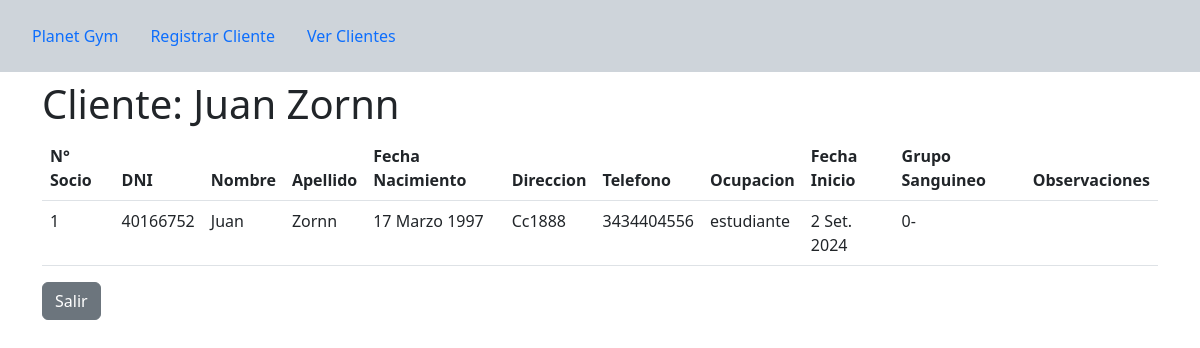
Before: /cliente/ver/3/ with the older database file.
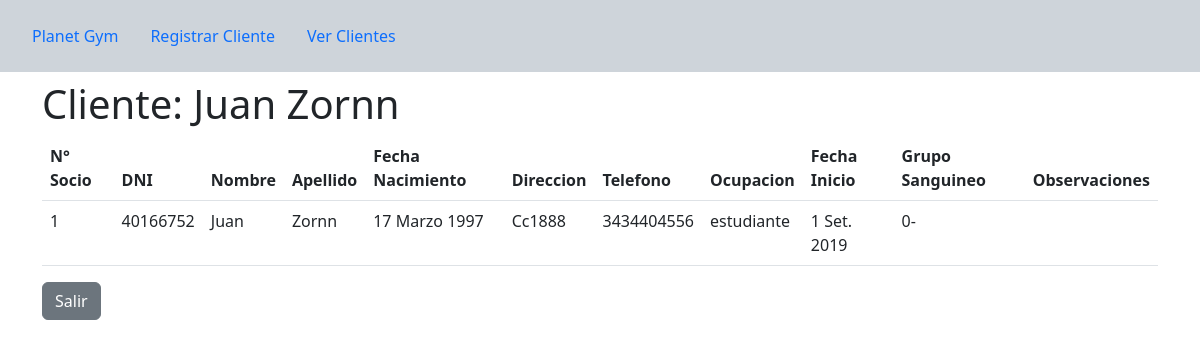
After: the same page with the newer database file.
### clientes/models.py (models this page shows, shortened)
class Cliente(models.Model):
    nombre = models.CharField(max_length=100)
    apellido = models.CharField(max_length=100)
    dni = models.CharField(max_length=10, unique=True)
    fecha_nacimiento = models.DateField()
    direccion = models.CharField(max_length=200)
    telefono = models.CharField(max_length=15)
    ocupacion = models.CharField(max_length=100)
    fecha_inicio = models.DateField()
    grupo_sanguineo = models.CharField(max_length=3)
    observaciones = models.TextField(blank=True, null=True)
    num_socio = models.IntegerField()

### clientes/views.py (the view)
# urls.py: path('cliente/ver/<int:cliente_id>/', views.ver_cliente, name='ver_cliente')
def ver_cliente(request, cliente_id):
    cliente = get_object_or_404(Cliente, pk=cliente_id)
    return render(request, 'clientes/ver_cliente.html', {'cliente': cliente})

### clientes/templates/clientes/ver_cliente.html
{% extends 'clientes/base.html' %}
{% load form_filters %}
{% block content %}
<h1>Cliente: {{ cliente.nombre }} {{ cliente.apellido }}</h1>
<table class="table">
    <thead>
        <th>N° Socio</th>
        <th>DNI</th>
        <th>Nombre</th>
        <th>Apellido</th>
        <th>Fecha Nacimiento</th>
        <th>Direccion</th>
        <th>Telefono</th>
        <th>Ocupacion</th>
        <th>Fecha Inicio</th>
        <th>Grupo Sanguineo</th>
        <th>Observaciones</th>
    </thead>
    <tbody>
        <tr>
            <td>{{ cliente.num_socio }}</td>
            <td>{{ cliente.dni}}</td>
            <td>{{ cliente.nombre }}</td>
            <td>{{ cliente.apellido }}</td>
            <td>{{ cliente.fecha_nacimiento }}</td>
            <td>{{ cliente.direccion }}</td>
            <td>{{ cliente.telefono }}</td>
            <td>{{ cliente.ocupacion }}</td>
            <td>{{ cliente.fecha_inicio }}</td>
            <td>{{ cliente.grupo_sanguineo }}</td>
            <td>{{ cliente.observaciones }}</td>
        </tr>
    </tbody>
</table>
<a href="{% url 'index' %}" class="btn btn-secondary">Salir</a>
{% endblock %}

### clientes/templates/clientes/base.html (shortened to what this page needs)
{% load form_filters %}
<!DOCTYPE html>
<html lang="es">
<head>
    <link href="https://cdn.jsdelivr.net/npm/bootstrap@5.3.0-alpha1/dist/css/bootstrap.min.css" rel="stylesheet">
</head>
<body>
    <div class="p-3 mb-2 bg-dark-subtle text-dark-emphasis">
        <ul class="nav">
            <li class="nav-item">
              <a class="nav-link active" aria-current="page" href="{% url 'index' %}">Planet Gym</a>
            </li>
            <li class="nav-item">
              <a class="nav-link" href="{% url 'registrar_cliente' %}">Registrar Cliente</a>
            </li>
            <li class="nav-item">
              <a class="nav-link" href="{% url 'lista_clientes' %}">Ver Clientes</a>
            </li>
          </ul>
    </div>
    <div class="container">
        {% block content %}
        {% endblock %}
    </div>
</body>
</html>

Changed rows visible on the page:
changed Cliente "Juan": fecha_inicio "2 Set. 2024" → "1 Set. 2019"
